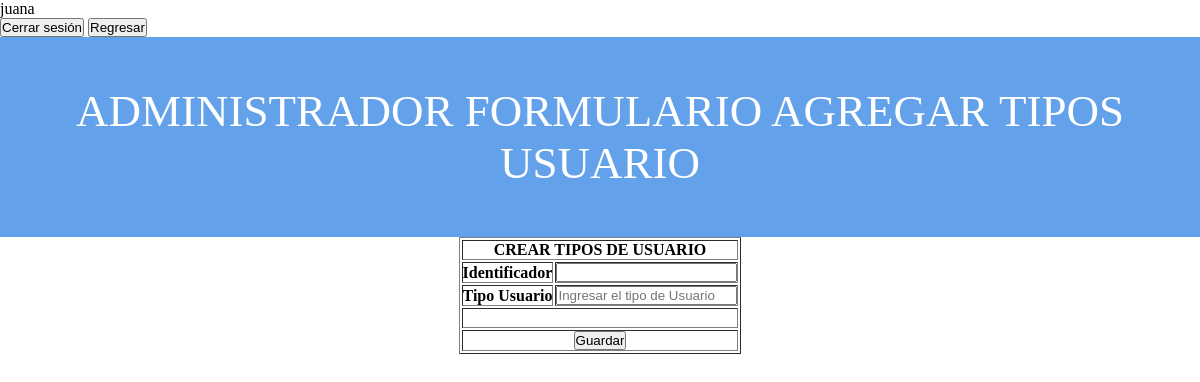
/mascota_feliz/mascota/model/admin/agregar-usu.php (signed in), run on an earlier commit of the app's database.
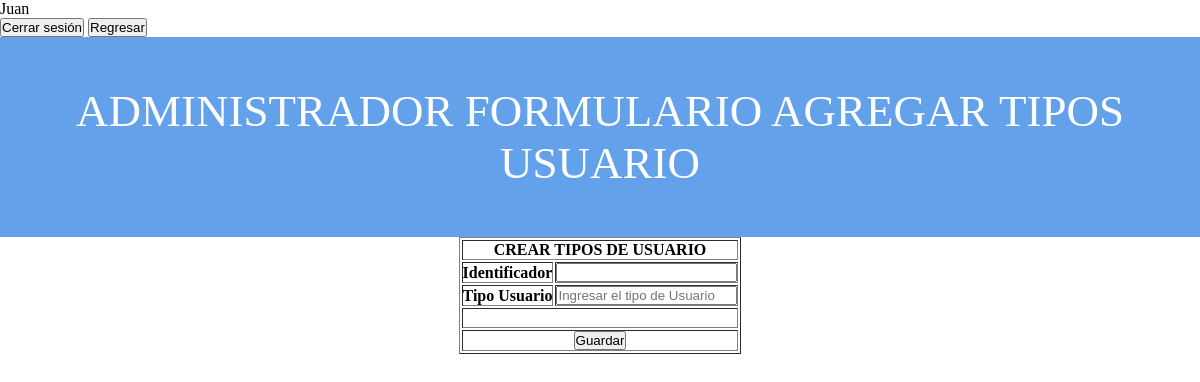
And on a later commit of the database.
### tables this page shows
CREATE TABLE `usuarios` (
  `id_usuario` varchar(15) NOT NULL,
  `nombres` varchar(30) NOT NULL,
  `apellidos` varchar(30) NOT NULL,
  `direccion` varchar(30) NOT NULL,
  `telefono` varchar(15) NOT NULL,
  `correo` varchar(15) DEFAULT NULL,
  `tarj_prof` varchar(15) DEFAULT NULL,
  `tipo_usuario` int(11) NOT NULL,
  `id_est` int(11) NOT NULL,
  `password` varchar(5) NOT NULL
);

CREATE TABLE `tipo_usuarios` (
  `tipo_usuario` int(11) NOT NULL,
  `rol` varchar(30) NOT NULL
);

### mascota_feliz/mascota/model/admin/agregar-usu.php (the view, shortened to what this page needs)
<?php
require_once("../../db/connection.php");
$sql = "SELECT * FROM usuarios, tipo_usuarios WHERE id_usuario = '".$_SESSION['id_usuario']."' AND usuarios.tipo_usuario = tipo_usuarios.tipo_usuario";
$usuarios = mysqli_query($mysqli, $sql);
$usua = mysqli_fetch_assoc($usuarios);
?>
<form method="POST">
    <tr>
        <td colspan='2' align="center"><?php echo $usua['nombres']?></td>
    </tr>
<tr><br>
    <td colspan='2' align="center">
        <input type="submit" value="Cerrar sesión" name="btncerrar" /></td>
        <input type="submit" formaction="../admin/index.php" value="Regresar" />
    </tr>
</form>
<!DOCTYPE html>
<html lang="en">
<head>
    <link rel="stylesheet" href="estilos.css">
</head>
    <body>
        <section class="title">
            <h1><?php echo $usua['rol']?> FORMULARIO AGREGAR TIPOS USUARIO</h1>
        </section>
        <table border="1"class="center" >
            <form name="frm_usu" method="POST" autocomplete="off">
              <tr>
                 <th colspan="2">CREAR TIPOS DE USUARIO </th>
              </tr>
              <tr>
                  <th>Identificador</th>
                  <th><input type="text"readonly></th>
              </tr>
              <tr>
                  <th>Tipo Usuario</th>
                  <th><input type="text"name="tipusu" placeholder= "Ingresar el tipo de Usuario "></th>
              </tr>
              <tr>
                 <th colspan="2">&nbsp</th>
              </tr>
              <tr>
                 <th colspan="2"><input type="submit" value="Guardar" name="btn-guardar"</th>
              </tr>
            </form>
        </table>
    </body>
</html>

What changed in the data, as far as the page shows it:
changed usuarios "ADMINISTRADOR": nombres "juana" → "Juan"
